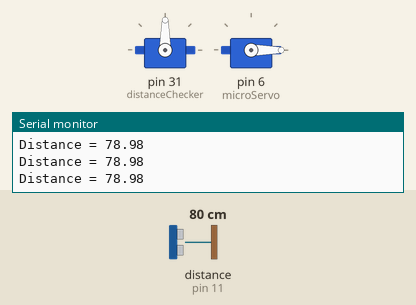
Simulated run of this sketch. Board: Arduino Mega 2560, built with avr-gcc and run on an emulated ATmega2560. Parts: 2 × servo, the last lines printed to the serial monitor. Wiring (inferred from the names in the program): ultrasonic range finder: trigger pin 12; echo pin 11. The test bench sets the inputs (shaded band); at power-on: distance to the obstacle (sensor on pin 11) 80 cm. The echo pulse lasts 58.3 µs per cm.

Above: at 1.2 s.
1.3 s: distance to the obstacle (sensor on pin 11) set to 55 cm
2.8 s: distance to the obstacle (sensor on pin 11) set to 45 cm
At 3.6 s:
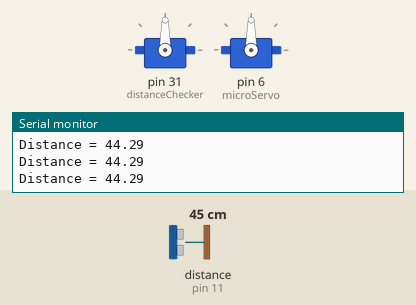
4.3 s: distance to the obstacle (sensor on pin 11) set to 60 cm
At 5.7 s:
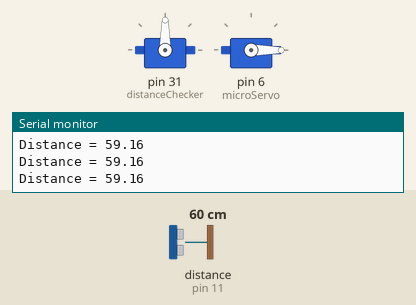
6.0 s: distance to the obstacle (sensor on pin 11) set to 2 cm
At 7.1 s:
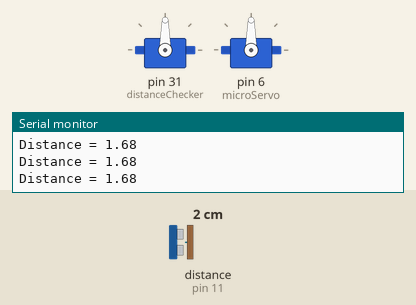
Timing chart, 0 to 8.6 s (numbered marks = the images above; inputs shaded):
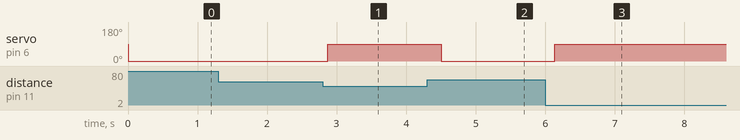

The sketch:

Servo_testing_copy_20231214075622.ino
```cpp
#include <Servo.h>

Servo distanceChecker;
Servo microServo;

double duration;
double distance;

const int echoPin = 11;
const int trigPin = 12;
 // Distance threshold to activate the servo motor

void setup() {
  Serial.begin(9600);

  distanceChecker.attach(31);
  distanceChecker.write(0);

  microServo.attach(6); // Pin connected to the servo motor

  pinMode(trigPin, OUTPUT);
  pinMode(echoPin, INPUT);

  Serial.begin(9600);
}

void loop() {
  distanceChecker.write(0);
  distanceChecker.write(90);

  digitalWrite(trigPin, LOW);
  digitalWrite(trigPin, HIGH);
  digitalWrite(trigPin, LOW);

  duration = pulseIn(echoPin, HIGH);
  distance = duration * 0.034 / 2;

  Serial.print("Distance = ");
  Serial.println(distance);

  if (distance >= 50) {
    microServo.write(0); // Rotate the servo motor to 180 degrees if the distance is greater than or equal to the threshold
    delay(100);
  } else {
    microServo.write(90); // Rotate the servo motor to 90 degrees if the distance is less than the threshold
    delay(100);
  }

  delay(100);
}
```

Measured:
- the behaviour switches between 51 and 50 cm on distance to the obstacle (sensor on pin 11) (found by bisection; images 0 and 1)
- after the input at 2.8 s, servo on pin 6 (microServo): 0° → 90° after 0.07 s
- after the input at 4.3 s, servo on pin 6 (microServo): 90° → 0° after 0.21 s
- after the input at 6.0 s, servo on pin 6 (microServo): 0° → 90° after 0.14 s
